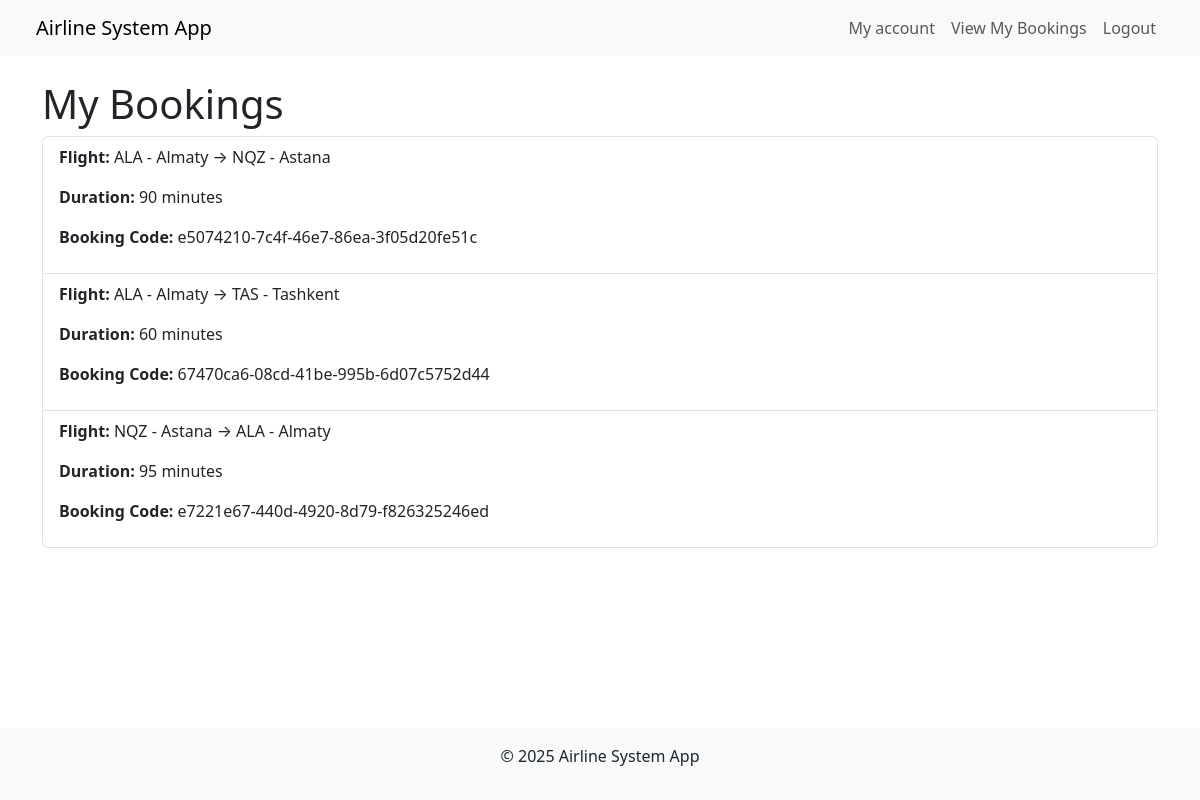
/bookings/ (signed in), run on an earlier commit of the app's database.
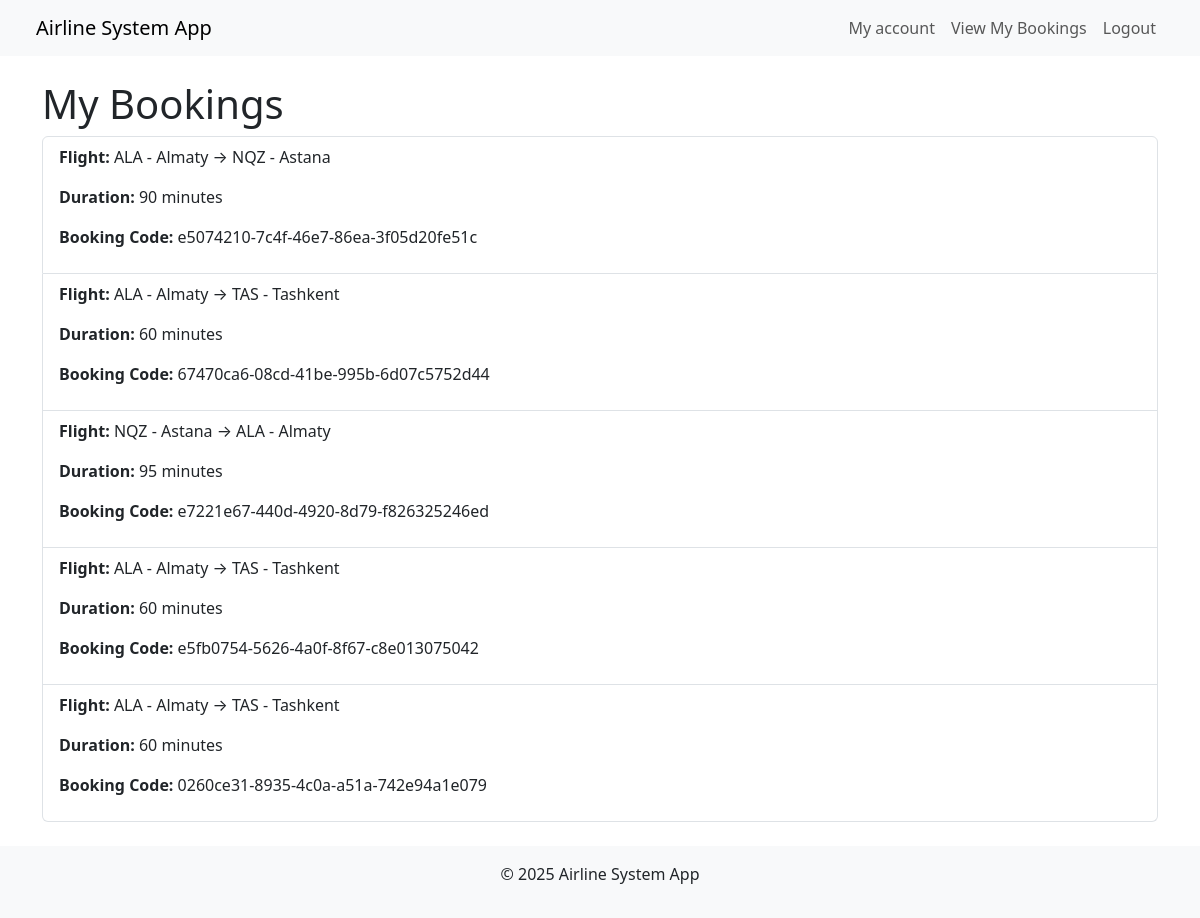
And on a later commit of the database.
### flights/models.py (models this page shows, shortened)
class Booking(models.Model):
    passenger = models.ForeignKey(Passenger, on_delete=models.CASCADE)
    flight = models.ForeignKey(Flight, on_delete=models.CASCADE)
    booking_code = models.UUIDField(default=uuid.uuid4, unique=True, editable=False)

class Flight(models.Model):
    origin = models.ForeignKey(Airport, on_delete=models.CASCADE, related_name="departures")
    destination = models.ForeignKey(Airport, on_delete=models.CASCADE, related_name="arrivals")
    duration = models.PositiveIntegerField()
    capacity = models.PositiveIntegerField()

class Airport(models.Model):
    code = models.CharField(max_length=3, unique=True)
    city = models.CharField(max_length=100)
    def __str__(self):
        return f"{self.code} - {self.city}"

### flights/views.py (the view, shortened to what this page needs)
# urls.py: path('bookings/', views.booking_detail, name='booking_detail'),
def booking_detail(request):
    if request.user.is_authenticated:
        try:
            passenger = models.Passenger.objects.get(user=request.user)
            bookings = models.Booking.objects.filter(passenger=passenger)
        except models.Passenger.DoesNotExist:
            bookings = []
        return render(request, 'flights/booking_detail.html', {'bookings': bookings})

### flights/templates/flights/booking_detail.html (shortened to what this page needs)
{% extends 'base.html' %}
{% block content %}
<h1>My Bookings</h1>
{% if bookings %}
    <ul class="list-group mb-4">
        {% for booking in bookings %}
        <li class="list-group-item">
            <p><strong>Flight:</strong> {{ booking.flight.origin }} → {{ booking.flight.destination }}</p>
            <p><strong>Duration:</strong> {{ booking.flight.duration }} minutes</p>
            <p><strong>Booking Code:</strong> {{ booking.booking_code }}</p>
        </li>
        {% endfor %}
    </ul>
{% else %}
    <div class="alert alert-info">You don’t have any bookings yet.</div>
{% endif %}
{% endblock %}

### templates/base.html (shortened to what this page needs)
<!DOCTYPE html>
<html lang="en">
<head>
    <link rel="stylesheet" href="https://cdn.jsdelivr.net/npm/bootstrap@5.3.0/dist/css/bootstrap.min.css">
    <link rel="stylesheet" href="https://cdn.jsdelivr.net/npm/bootstrap-icons@1.10.5/font/bootstrap-icons.css">
</head>
<body class="d-flex flex-column min-vh-100">
    <nav class="navbar navbar-expand-lg navbar-light bg-light px-4">
        <div class="container-fluid">
            <a class="navbar-brand" href="{% url 'flights:index' %}">Airline System App</a>
            <div class="collapse navbar-collapse" id="navbarNav">
                <ul class="navbar-nav ms-auto">
                    {% if user.is_authenticated %}
                    <li class="nav-item">
                        <a class="nav-link" href="{% url 'users:user_profile' %}">My account</a>
                    </li>
                    <li class="nav-item">
                        <a class="nav-link" href="{% url 'flights:booking_detail' %}">View My Bookings</a>
                    </li>
                    <li class="nav-item">
                        <a class="nav-link" href="{% url 'users:logout' %}">Logout</a>
                    </li>
                    {% endif %}
                </ul>
            </div>
        </div>
    </nav>
    <div class="container flex-grow-1 mt-4">
        {% block content %}{% endblock %}
    </div>
    <footer class="bg-light text-center py-3 mt-auto">
        <p>&copy; 2025 Airline System App</p>
    </footer>
</body>
</html>

What changed in the data, as far as the page shows it:
added Booking: flight.origin "ALA - Almaty", flight.destination "TAS - Tashkent", flight.duration "60", booking_code "e5fb0754-5626-4a0f-8f67-c8e013075042"
added Booking: flight.origin "ALA - Almaty", flight.destination "TAS - Tashkent", flight.duration "60", booking_code "0260ce31-8935-4c0a-a51a-742e94a1e079"
